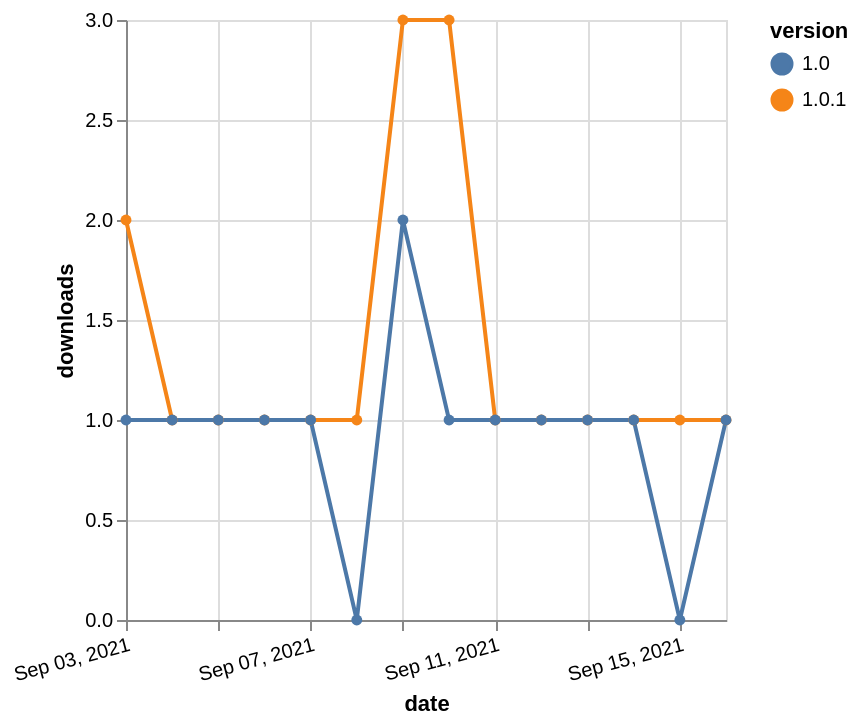

Write the Vega-Lite specification saved for this chart.
### Vega-Lite specification from a JSON file in a GitHub repository (floating-point values rounded to 4 significant figures)
{"$schema": "https://vega.github.io/schema/vega-lite/v5.json", "description": "A simple bar chart with embedded data.", "data": {"values": [{"date": "2021-09-03", "total": 163, "delta": 2, "version": "1.0.1"}, {"date": "2021-09-04", "total": 164, "delta": 1, "version": "1.0.1"}, {"date": "2021-09-05", "total": 165, "delta": 1, "version": "1.0.1"}, {"date": "2021-09-06", "total": 166, "delta": 1, "version": "1.0.1"}, {"date": "2021-09-07", "total": 167, "delta": 1, "version": "1.0.1"}, {"date": "2021-09-08", "total": 168, "delta": 1, "version": "1.0.1"}, {"date": "2021-09-09", "total": 171, "delta": 3, "version": "1.0.1"}, {"date": "2021-09-10", "total": 174, "delta": 3, "version": "1.0.1"}, {"date": "2021-09-11", "total": 175, "delta": 1, "version": "1.0.1"}, {"date": "2021-09-12", "total": 176, "delta": 1, "version": "1.0.1"}, {"date": "2021-09-13", "total": 177, "delta": 1, "version": "1.0.1"}, {"date": "2021-09-14", "total": 178, "delta": 1, "version": "1.0.1"}, {"date": "2021-09-15", "total": 179, "delta": 1, "version": "1.0.1"}, {"date": "2021-09-16", "total": 180, "delta": 1, "version": "1.0.1"}, {"date": "2021-09-03", "total": 126, "delta": 1, "version": "1.0"}, {"date": "2021-09-04", "total": 127, "delta": 1, "version": "1.0"}, {"date": "2021-09-05", "total": 128, "delta": 1, "version": "1.0"}, {"date": "2021-09-06", "total": 129, "delta": 1, "version": "1.0"}, {"date": "2021-09-07", "total": 130, "delta": 1, "version": "1.0"}, {"date": "2021-09-08", "total": 130, "delta": 0, "version": "1.0"}, {"date": "2021-09-09", "total": 132, "delta": 2, "version": "1.0"}, {"date": "2021-09-10", "total": 133, "delta": 1, "version": "1.0"}, {"date": "2021-09-11", "total": 134, "delta": 1, "version": "1.0"}, {"date": "2021-09-12", "total": 135, "delta": 1, "version": "1.0"}, {"date": "2021-09-13", "total": 136, "delta": 1, "version": "1.0"}, {"date": "2021-09-14", "total": 137, "delta": 1, "version": "1.0"}, {"date": "2021-09-15", "total": 137, "delta": 0, "version": "1.0"}, {"date": "2021-09-16", "total": 138, "delta": 1, "version": "1.0"}]}, "width": "container", "mark": {"type": "line", "point": {"filled": true}}, "encoding": {"x": {"field": "date", "type": "temporal", "timeUnit": "yearmonthdate", "title": "date", "axis": {"labelAngle": -15}}, "y": {"field": "delta", "type": "quantitative", "title": "downloads"}, "color": {"field": "version", "type": "nominal"}, "tooltip": {"field": "delta"}}}
